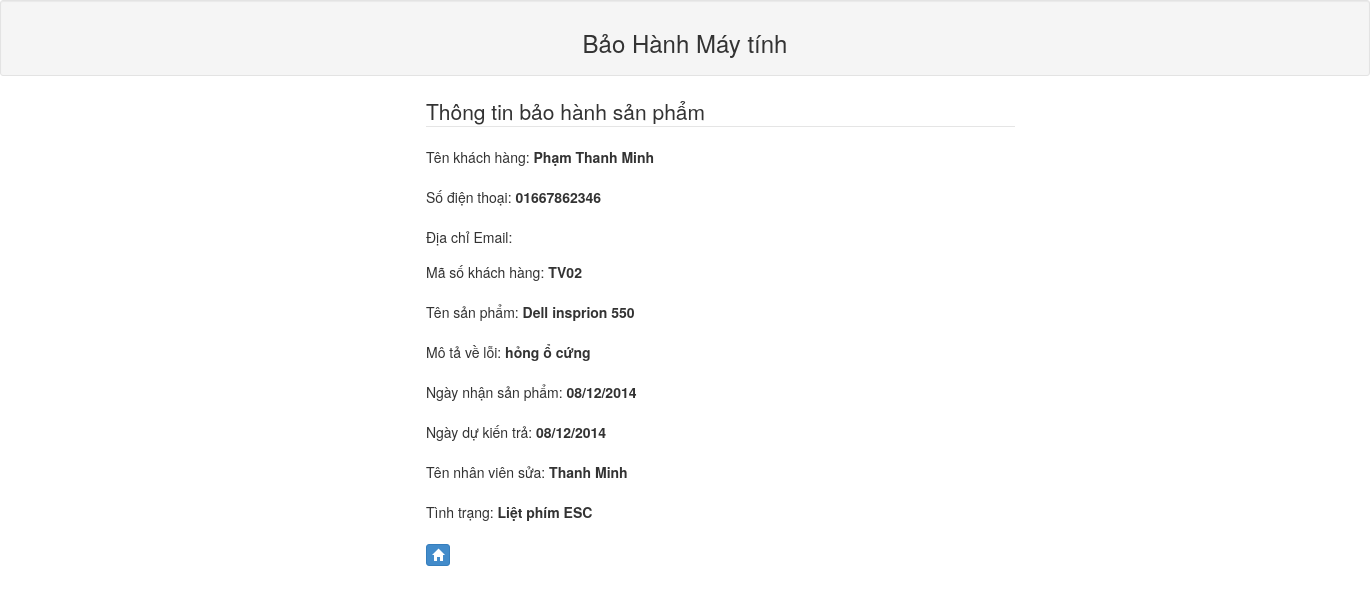
Screenshot of /detail.php?id=19 with the database file from the repository.
### tables this page shows
CREATE TABLE IF NOT EXISTS `guaranteed` (
  `Ma_BH` int(11) NOT NULL AUTO_INCREMENT,
  `Ten_KH` varchar(50) NOT NULL,
  `Email_KH` varchar(50) NOT NULL,
  `DienThoai_KH` text,
  `Ma_KH` text NOT NULL,
  `Ten_SP` varchar(100) NOT NULL,
  `Seri_SP` text NOT NULL,
  `MaKho_SP` text NOT NULL,
  `MoTaLoi` varchar(1000) NOT NULL,
  `NgayNhan_SP` date NOT NULL,
  `NgayTra_SP` date NOT NULL,
  `NhanVienSua` varchar(50) NOT NULL,
  `TinhTrang` varchar(500) DEFAULT NULL,
  `GhiChu` varchar(500) DEFAULT NULL,
  PRIMARY KEY (`Ma_BH`)
);

### detail.php (the view, shortened to what this page needs)
<?php
include "database.php";
$Ma_BH = $_REQUEST['id'];
$sql = "Select * from guaranteed where Ma_BH = '$Ma_BH'";
$BaoHanh = $pdo -> query($sql);
$BaoHanh=$BaoHanh -> fetch();
$time = strtotime($BaoHanh['NgayNhan_SP']);
$newformat = date('d/m/Y',$time);
$date = new DateTime($newformat);
$result = $date->format('d/m/Y');
$time1 = strtotime($BaoHanh['NgayTra_SP']);
$newformat1 = date('d/m/Y',$time1);
$date1 = new DateTime($newformat1);
$result1 = $date1->format('d/m/Y');
?>
<!DOCTYPE html>
<html>
<head>
    <link rel="stylesheet" href="css/bootstrap.css" type="text/css"/>
    <link rel="stylesheet" href="css/style.css" type="text/css"/>
    <link rel="stylesheet" href="css/bootstrap-datepicker.css" type="text/css"/>
    <link rel="stylesheet" href="css/bootstrap-select.css" type="text/css"/>
</head>
<body>
<div class="well well-sm" style="text-align:center">
    <h3> Bảo Hành Máy tính</h3>
</div>
<div class="container col-sm-10">
    <legend>Thông tin bảo hành sản phẩm</legend>
    <form class="myfirstform" action="modify.php?id=<?php echo $Ma_BH ?>" method="post">
        <div class="form-group">
            Tên khách hàng: <label class="control-label"><?php echo $BaoHanh['Ten_KH'] ?></label>
        </div>
        <div class="form-group">
            Số điện thoại: <label class="control-label"><?php echo $BaoHanh['DienThoai_KH'] ?></label>
        </div>
        <div class="form-group">
            Địa chỉ Email: <label class="control-label"><?php echo $BaoHanh['Email'] ?></label>
        </div>
        <div class="form-group ">
            Mã số khách hàng: <label class="control-label"><?php echo $BaoHanh['Ma_KH'] ?></label>
        </div>
        <div class="form-group ">
            Tên sản phẩm: <label class="control-label"><?php echo $BaoHanh['Ten_SP'] ?></label>
        </div>
        <div class="form-group ">
            Mô tả về lỗi: <label class="control-label"><?php echo $BaoHanh['MoTaLoi'] ?></label>
        </div>
        <div class="form-group ">
            Ngày nhận sản phẩm: <label class="control-label"><?php echo $result ?></label>
        </div>
        <div class="form-group ">
            Ngày dự kiến trả: <label class="control-label"><?php echo $result1 ?></label>
        </div>
        <div class="form-group ">
            Tên nhân viên sửa: <label class="control-label"><?php echo $BaoHanh['NhanVienSua'] ?></label>
        </div>
        <div class="form-group ">
            Tình trạng: <label class="control-label"><?php echo $BaoHanh['TinhTrang'] ?></label>
        </div>
        <div class="controls pull-left">
            <a href="index.php" class="btn btn-primary btn-xs"><span class="glyphicon glyphicon-home"></span></a>
        </div>
    </form>
</div>
</body>
</html>

### rows the page displays
guaranteed: Ten_KH "Phạm Thanh Minh", DienThoai_KH "01667862346", Ma_KH "TV02", Ten_SP "Dell insprion 550", MoTaLoi "hỏng ổ cứng", NgayNhan_SP "08/12/2014", NgayTra_SP "08/12/2014", NhanVienSua "Thanh Minh", TinhTrang "Liệt phím ESC"
